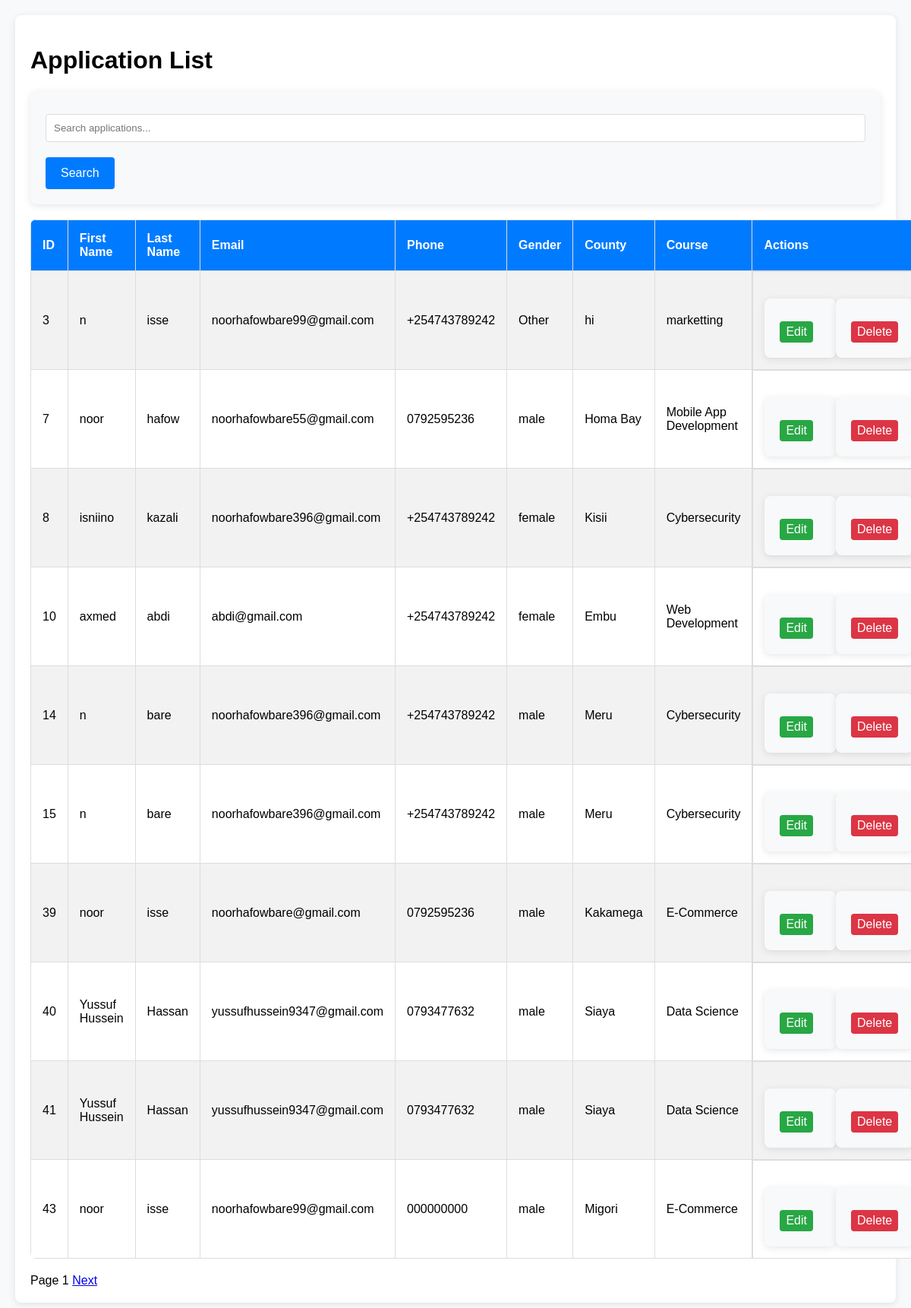
Page /admin/applications on the committed database.
### tables this page shows
CREATE TABLE applications (
                    id INTEGER PRIMARY KEY AUTOINCREMENT,
                    first_name TEXT NOT NULL,
                    last_name TEXT NOT NULL,
                    email TEXT NOT NULL,
                    phone TEXT NOT NULL,
                    gender TEXT NOT NULL,
                    county TEXT NOT NULL,
                    course TEXT NOT NULL
                );

### app.py (the view)
@app.route('/admin/applications')
def view_applications():
    search = request.args.get('search', '')  # Search functionality
    page = request.args.get('page', 1, type=int)
    per_page = 10  # Number of records per page
    offset = (page - 1) * per_page
    conn = get_db_connection()
    search_query = f"%{search}%"  # Format search term for SQL LIKE
    applications = conn.execute(
        'SELECT * FROM applications WHERE first_name LIKE ? OR last_name LIKE ? LIMIT ? OFFSET ?',
        (search_query, search_query, per_page, offset)
    ).fetchall()
    total_query = 'SELECT COUNT(*) FROM applications WHERE first_name LIKE ? OR last_name LIKE ?'
    total = conn.execute(total_query, (search_query, search_query)).fetchone()[0]
    conn.close()
    return render_template('applications.html', applications=applications, page=page, per_page=per_page, total=total, search=search)

### app.py (called while the page is built)
def get_db_connection():
    conn = sqlite3.connect('database.db')
    conn.row_factory = sqlite3.Row
    return conn

### templates/applications.html (shortened to what this page needs)
<!DOCTYPE html>
<html lang="en">
  <head>
    <link
      rel="stylesheet"
      href="{{ url_for('static', filename='css/admin.css') }}"
    />
  </head>
  <body>
    <div class="container">
      <h1>Application List</h1>
      <form
        method="get"
        action="{{ url_for('view_applications') }}"
        style="margin-bottom: 20px"
      >
        <input
          type="text"
          name="search"
          placeholder="Search applications..."
          value="{{ search }}"
        />
        <button type="submit">Search</button>
      </form>
      <table>
        <tr>
          <th>ID</th>
          <th>First Name</th>
          <th>Last Name</th>
          <th>Email</th>
          <th>Phone</th>
          <th>Gender</th>
          <th>County</th>
          <th>Course</th>
          <th>Actions</th>
        </tr>
        {% for application in applications %}
        <tr>
          <td>{{ application.id }}</td>
          <td>{{ application.first_name }}</td>
          <td>{{ application.last_name }}</td>
          <td>{{ application.email }}</td>
          <td>{{ application.phone }}</td>
          <td>{{ application.gender }}</td>
          <td>{{ application.county }}</td>
          <td>{{ application.course }}</td>
          <td class="actions">
            <form
              action="{{ url_for('edit_application', id=application.id) }}"
              method="GET"
              style="display: inline"
            >
              <button class="edit" type="submit">Edit</button>
            </form>
            <form
              action="{{ url_for('delete_application', id=application.id) }}"
              method="POST"
              style="display: inline"
            >
              <button
                class="delete"
                type="submit"
                onclick="return confirm('Are you sure you want to delete this application?');"
              >
                Delete
              </button>
            </form>
          </td>
        </tr>
        {% endfor %}
      </table>
      <div class="pagination">
        <span>Page {{ page }}</span>
        {% if page * per_page < total %}
        <a href="{{ url_for('view_applications', page=page+1, search=search) }}"
          >Next</a
        >
        {% endif %}
      </div>
    </div>
  </body>
</html>

### static/css/admin.css (style rules this page uses)
body { font-family: Arial, sans-serif; background-color: #f8f9fa; margin: 0; padding: 20px; }
.container { max-width: 1200px; margin: 0 auto; padding: 20px; background-color: white; border-radius: 8px; box-shadow: 0 2px 10px rgba(0, 0, 0, 0.1); }
table { width: 100%; border-collapse: collapse; margin-bottom: 20px; background-color: white; border-radius: 8px; overflow: hidden; }
table th, table td { padding: 15px; border: 1px solid #ddd; text-align: left; }
table th { background-color: #007bff; color: white; font-size: 16px; }
table tr:nth-child(even) { background-color: #f2f2f2; }
button.edit { background-color: #28a745; color: white; border: none; padding: 5px 8px; border-radius: 4px; cursor: pointer; margin-right: 10px; }
button.delete { background-color: #dc3545; color: white; border: none; padding: 5px 8px; border-radius: 4px; cursor: pointer; }
.actions { display: flex; justify-content: flex-start; align-items: center; }
form { margin-top: 20px; background-color: #f8f9fa; padding: 20px; border-radius: 8px; box-shadow: 0 2px 10px rgba(0, 0, 0, 0.1); }
form input, form select, form textarea { width: 100%; padding: 10px; margin: 10px 0; border: 1px solid #ddd; border-radius: 4px; box-sizing: border-box; }
form button { background-color: #007bff; color: white; padding: 12px 20px; border: none; border-radius: 4px; cursor: pointer; font-size: 16px; margin-top: 10px; }

### rows in the picture
applications: id "3", first_name "n", last_name "isse", email "noorhafowbare99@gmail.com", phone "+254743789242", gender "Other", county "hi", course "marketting"
applications: id "7", first_name "noor", last_name "hafow", email "noorhafowbare55@gmail.com", phone "0792595236", gender "male", county "Homa Bay", course "Mobile App Development"
applications: id "8", first_name "isniino", last_name "kazali", email "noorhafowbare396@gmail.com", phone "+254743789242", gender "female", county "Kisii", course "Cybersecurity"
applications: id "10", first_name "axmed", last_name "abdi", email "abdi@gmail.com", phone "+254743789242", gender "female", county "Embu", course "Web Development"
applications: id "14", first_name "n", last_name "bare", email "noorhafowbare396@gmail.com", phone "+254743789242", gender "male", county "Meru", course "Cybersecurity"
applications: id "15", first_name "n", last_name "bare", email "noorhafowbare396@gmail.com", phone "+254743789242", gender "male", county "Meru", course "Cybersecurity"
applications: id "39", first_name "noor", last_name "isse", email "noorhafowbare@gmail.com", phone "0792595236", gender "male", county "Kakamega", course "E-Commerce"
applications: id "40", first_name "Yussuf Hussein", last_name "Hassan", email "yussufhussein9347@gmail.com", phone "0793477632", gender "male", county "Siaya", course "Data Science"
applications: id "41", first_name "Yussuf Hussein", last_name "Hassan", email "yussufhussein9347@gmail.com", phone "0793477632", gender "male", county "Siaya", course "Data Science"
applications: id "43", first_name "noor", last_name "isse", email "noorhafowbare99@gmail.com", phone "000000000", gender "male", county "Migori", course "E-Commerce"

### other values in the picture
{{ page }} "1"
